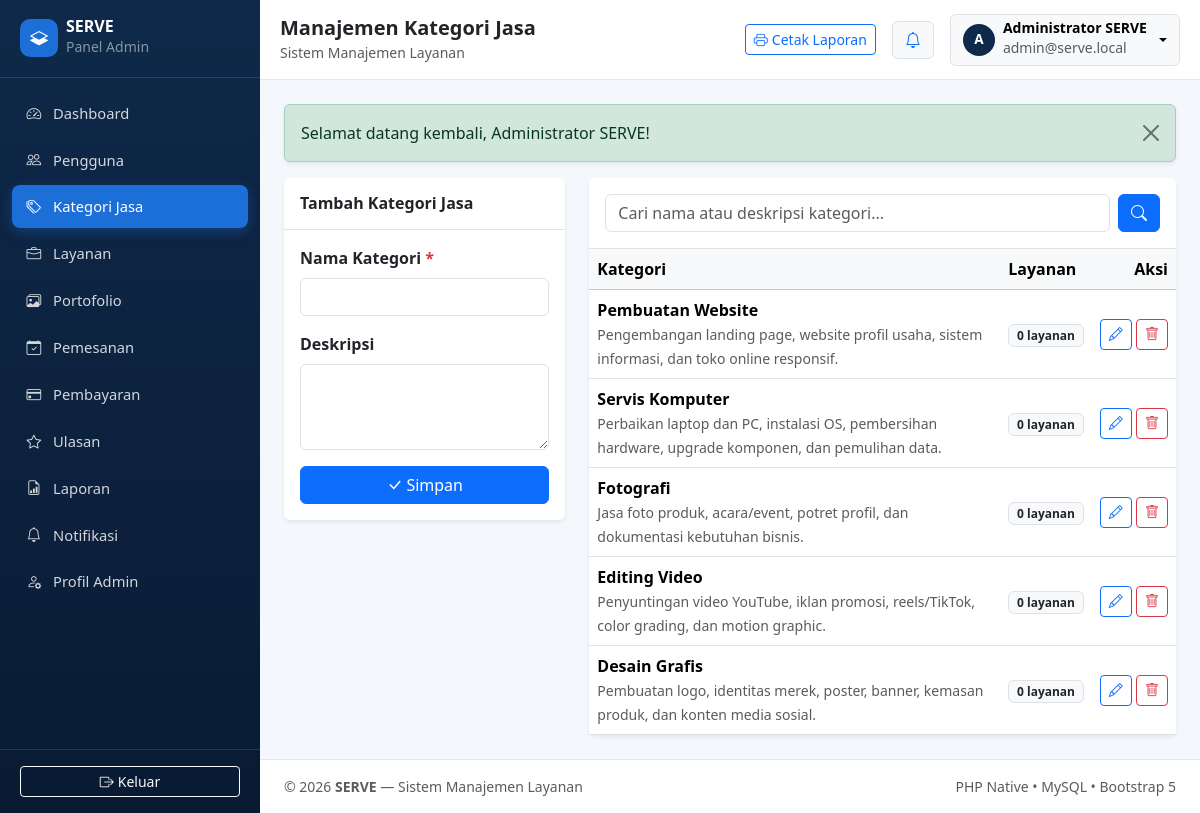
Screenshot of /admin/categories.php (signed in) with the database file from the repository.
### tables this page shows
CREATE TABLE IF NOT EXISTS `users` (
  `id` INT UNSIGNED NOT NULL AUTO_INCREMENT,
  `nama_lengkap` VARCHAR(120) NOT NULL,
  `email` VARCHAR(150) NOT NULL,
  `password` VARCHAR(255) NOT NULL,
  `role` ENUM('admin', 'penyedia', 'pelanggan') NOT NULL DEFAULT 'pelanggan',
  `no_telepon` VARCHAR(25) DEFAULT NULL,
  `alamat` TEXT DEFAULT NULL,
  `foto_profil` VARCHAR(255) DEFAULT NULL,
  `bio_penyedia` TEXT DEFAULT NULL,
  `pengalaman_tahun` SMALLINT UNSIGNED DEFAULT 0,
  `status_akun` ENUM('aktif', 'nonaktif') NOT NULL DEFAULT 'aktif',
  `created_at` DATETIME NOT NULL DEFAULT CURRENT_TIMESTAMP,
  `updated_at` DATETIME NOT NULL DEFAULT CURRENT_TIMESTAMP ON UPDATE CURRENT_TIMESTAMP,
  PRIMARY KEY (`id`),
  UNIQUE KEY `uk_users_email` (`email`),
  KEY `idx_users_role_status` (`role`, `status_akun`)
);

CREATE TABLE IF NOT EXISTS `kategori_jasa` (
  `id` INT UNSIGNED NOT NULL AUTO_INCREMENT,
  `nama_kategori` VARCHAR(100) NOT NULL,
  `slug` VARCHAR(120) NOT NULL,
  `deskripsi` TEXT DEFAULT NULL,
  `ikon` VARCHAR(100) DEFAULT 'bi-grid',
  `status_kategori` ENUM('aktif', 'nonaktif') NOT NULL DEFAULT 'aktif',
  `created_at` DATETIME NOT NULL DEFAULT CURRENT_TIMESTAMP,
  `updated_at` DATETIME NOT NULL DEFAULT CURRENT_TIMESTAMP ON UPDATE CURRENT_TIMESTAMP,
  PRIMARY KEY (`id`),
  UNIQUE KEY `uk_kategori_nama` (`nama_kategori`),
  UNIQUE KEY `uk_kategori_slug` (`slug`),
  KEY `idx_kategori_status` (`status_kategori`)
);

### includes/functions.php (called while the page is built, shortened)
<?php
require_once __DIR__ . '/flash.php';
function url(string $path = ''): string
{
    $cleanPath = ltrim($path, '/');
    return BASE_URL . '/' . $cleanPath;
}
function e(?string $value): string
{
    return htmlspecialchars($value ?? '', ENT_QUOTES, 'UTF-8');
}

### includes/auth_guard.php (called while the page is built, shortened)
<?php
require_once __DIR__ . '/functions.php';
function isLoggedIn(): bool
{
    return !empty($_SESSION['user']) && is_array($_SESSION['user']) && !empty($_SESSION['user']['id']);
}
function currentUser(): ?array
{
    return $_SESSION['user'];
}
function requireLogin(): void
{
    $userId = (int) $_SESSION['user']['id'];
    $pdo = getDBConnection();
    $stmt = $pdo->prepare(
        'SELECT id, nama_lengkap, email, role, foto_profil, status_akun FROM users WHERE id = :id LIMIT 1'
    );
    $stmt->execute(['id' => $userId]);
}
function requireRole(string|array $allowedRoles): void
{
    requireLogin();
}

### admin/categories.php (the view, shortened to what this page needs)
<?php
require_once __DIR__ . '/_layout.php';
$pdo = adminDb();
$editCat = null;
$q = trim((string) ($_GET['q'] ?? ''));
$sql = 'SELECT k.*, (SELECT COUNT(*) FROM layanan l WHERE l.kategori_id = k.id) AS jumlah_layanan
        FROM kategori_jasa k
        WHERE 1=1';
$params = [];
$sql .= ' ORDER BY k.id DESC';
$stmt = $pdo->prepare($sql);
$stmt->execute($params);
$categories = $stmt->fetchAll();
renderAdminHeader('Manajemen Kategori Jasa', 'categories');
?>
<div class="row g-4">
    <div class="col-12 col-lg-4">
        <div class="card border-0 shadow-sm">
            <div class="card-header bg-white border-bottom py-3">
                <h2 class="h6 fw-bold mb-0"><?= $editCat ? 'Edit Kategori #' . (int) $editCat['id'] : 'Tambah Kategori Jasa'; ?></h2>
            </div>
            <div class="card-body">
                <form method="post" action="<?= e(url('admin/categories.php')); ?>">
                    <div class="mb-3">
                        <label class="form-label fw-semibold">Nama Kategori <span class="text-danger">*</span></label>
                        <input type="text" name="nama_kategori" class="form-control" value="<?= e((string) ($editCat['nama_kategori'] ?? '')); ?>" required>
                    </div>
                    <div class="mb-3">
                        <label class="form-label fw-semibold">Deskripsi</label>
                        <textarea name="deskripsi" class="form-control" rows="3"><?= e((string) ($editCat['deskripsi'] ?? '')); ?></textarea>
                    </div>
                    <div class="d-flex gap-2">
                        <button type="submit" class="btn btn-primary flex-grow-1"><i class="bi bi-check-lg me-1"></i>Simpan</button>
                    </div>
                </form>
            </div>
        </div>
    </div>
    <div class="col-12 col-lg-8">
        <div class="card border-0 shadow-sm">
            <div class="card-header bg-white border-bottom py-3">
                <form method="get" action="<?= e(url('admin/categories.php')); ?>" class="d-flex gap-2">
                    <input type="text" name="q" class="form-control" placeholder="Cari nama atau deskripsi kategori..." value="<?= e($q); ?>">
                    <button type="submit" class="btn btn-primary"><i class="bi bi-search"></i></button>
                </form>
            </div>
            <div class="table-responsive">
                <table class="table table-hover align-middle mb-0">
                    <thead class="table-light">
                        <tr>
                            <th>Kategori</th>
                            <th>Layanan</th>
                            <th class="text-end">Aksi</th>
                        </tr>
                    </thead>
                    <tbody>
                        <?php if (empty($categories)): ?>
                            <tr><td colspan="3" class="text-center text-muted py-4">Belum ada kategori jasa.</td></tr>
                        <?php else: ?>
                            <?php foreach ($categories as $cat): ?>
                                <tr>
                                    <td>
                                        <div class="fw-semibold"><?= e((string) $cat['nama_kategori']); ?></div>
                                        <small class="text-muted"><?= e((string) ($cat['deskripsi'] ?: '-')); ?></small>
                                    </td>
                                    <td><span class="badge bg-light text-dark border"><?= (int) $cat['jumlah_layanan']; ?> layanan</span></td>
                                    <td class="text-end text-nowrap">
                                        <a href="<?= e(url('admin/categories.php?edit=' . (int) $cat['id'])); ?>" class="btn btn-sm btn-outline-primary"><i class="bi bi-pencil"></i></a>
                                        <form method="post" action="<?= e(url('admin/categories.php')); ?>" class="d-inline" data-confirm-action="Hapus kategori ini jika belum dipakai layanan?">
                                            <button type="submit" class="btn btn-sm btn-outline-danger"><i class="bi bi-trash"></i></button>
                                        </form>
                                    </td>
                                </tr>
                            <?php endforeach; ?>
                        <?php endif; ?>
                    </tbody>
                </table>
            </div>
        </div>
    </div>
</div>
<?php renderAdminFooter(); ?>

### admin/_layout.php (shortened to what this page needs)
<?php
require_once __DIR__ . '/../includes/auth_guard.php';
requireRole('admin');
function renderAdminHeader(string $pageTitle, string $activeNav, array $chartData = []): void
{
    $adminUser = currentUser();
    $adminName = (string) ($adminUser['nama_lengkap'] ?? 'Administrator');
    $adminEmail = (string) ($adminUser['email'] ?? '');
    $navItems = [
        ['key' => 'dashboard',     'label' => 'Dashboard',      'icon' => 'bi-speedometer2',           'href' => 'admin/dashboard.php'],
        ['key' => 'users',         'label' => 'Pengguna',       'icon' => 'bi-people',                 'href' => 'admin/users.php'],
        ['key' => 'categories',    'label' => 'Kategori Jasa',  'icon' => 'bi-tags',                   'href' => 'admin/categories.php'],
        ['key' => 'services',      'label' => 'Layanan',        'icon' => 'bi-briefcase',              'href' => 'admin/services.php'],
        ['key' => 'portfolios',    'label' => 'Portofolio',     'icon' => 'bi-images',                 'href' => 'admin/portfolios.php'],
        ['key' => 'orders',        'label' => 'Pemesanan',      'icon' => 'bi-calendar-check',         'href' => 'admin/orders.php'],
        ['key' => 'payments',      'label' => 'Pembayaran',     'icon' => 'bi-credit-card',            'href' => 'admin/payments.php'],
        ['key' => 'reviews',       'label' => 'Ulasan',         'icon' => 'bi-star',                   'href' => 'admin/reviews.php'],
        ['key' => 'reports',       'label' => 'Laporan',        'icon' => 'bi-file-earmark-bar-graph', 'href' => 'admin/reports.php'],
        ['key' => 'notifications', 'label' => 'Notifikasi',     'icon' => 'bi-bell',                   'href' => 'admin/notifications.php'],
        ['key' => 'profile',       'label' => 'Profil Admin',   'icon' => 'bi-person-gear',            'href' => 'admin/profile.php'],
    ];
    ?>
<!DOCTYPE html>
<html lang="id">
<head>
    <link href="https://cdn.jsdelivr.net/npm/bootstrap@5.3.3/dist/css/bootstrap.min.css" rel="stylesheet">
    <link href="https://cdn.jsdelivr.net/npm/bootstrap-icons@1.11.3/font/bootstrap-icons.min.css" rel="stylesheet">
    <link href="<?= e(url('assets/css/style.css')); ?>" rel="stylesheet">
</head>
<body class="serve-admin-body">
<div class="serve-admin-wrapper">
    <aside class="serve-sidebar" id="serveSidebar">
        <div class="serve-sidebar-brand">
            <a href="<?= e(url('admin/dashboard.php')); ?>" class="d-flex align-items-center gap-2 text-white text-decoration-none">
                <span class="serve-brand-badge"><i class="bi bi-layers-half"></i></span>
                <div>
                    <div class="fw-bold lh-1"><?= e(APP_NAME); ?></div>
                    <small class="text-white-50">Panel Admin</small>
                </div>
            </a>
        </div>
        <nav class="serve-sidebar-nav" aria-label="Menu Administrator">
            <?php foreach ($navItems as $item): ?>
                <?php $isActive = ($activeNav === $item['key']); ?>
                <a href="<?= e(url($item['href'])); ?>" class="serve-nav-link <?= $isActive ? 'active' : ''; ?>">
                    <i class="bi <?= e($item['icon']); ?>"></i>
                    <span><?= e($item['label']); ?></span>
                </a>
            <?php endforeach; ?>
        </nav>
        <div class="serve-sidebar-footer">
            <a href="<?= e(url('auth/logout.php')); ?>" class="btn btn-outline-light btn-sm w-100">
                <i class="bi bi-box-arrow-right me-1"></i>Keluar
            </a>
        </div>
    </aside>
    <div class="serve-main-panel">
        <header class="serve-topbar">
            <div class="d-flex align-items-center gap-2">
                <div>
                    <h1 class="h5 fw-bold mb-0 text-dark"><?= e($pageTitle); ?></h1>
                    <small class="text-muted d-none d-sm-inline"><?= e(defined('APP_TAGLINE') ? (string) APP_TAGLINE : 'Sistem Manajemen Layanan'); ?></small>
                </div>
            </div>
            <div class="d-flex align-items-center gap-3">
                <a href="<?= e(url('admin/reports.php')); ?>" class="btn btn-outline-primary btn-sm d-none d-sm-inline-flex align-items-center gap-1" title="Pusat Laporan & Cetak">
                    <i class="bi bi-printer"></i>
                    <span>Cetak Laporan</span>
                </a>
                <a href="<?= e(url('admin/notifications.php')); ?>" class="btn btn-light position-relative border" title="Notifikasi">
                    <i class="bi bi-bell text-primary"></i>
                </a>
                <div class="dropdown">
                    <button class="btn btn-light border dropdown-toggle d-flex align-items-center gap-2" type="button" data-bs-toggle="dropdown" aria-expanded="false">
                        <span class="serve-avatar-sm"><?= e(strtoupper(mb_substr($adminName, 0, 1))); ?></span>
                        <span class="text-start d-none d-md-inline">
                            <span class="d-block small fw-semibold lh-1"><?= e($adminName); ?></span>
                            <small class="text-muted"><?= e($adminEmail); ?></small>
                        </span>
                    </button>
                </div>
            </div>
        </header>
        <main class="serve-content container-fluid py-4 px-3 px-md-4">
            <?php renderFlashMessages(); ?>
    <?php
}
function renderAdminFooter(array $chartData = []): void
{
    ?>
        </main>
        <footer class="serve-admin-footer px-3 px-md-4 py-3">
            <div class="d-flex flex-wrap justify-content-between align-items-center gap-2 small text-muted">
                <span>&copy; <?= date('Y'); ?> <strong><?= e(APP_NAME); ?></strong> — Sistem Manajemen Layanan</span>
                <span>PHP Native &bull; MySQL &bull; Bootstrap 5</span>
            </div>
        </footer>
    </div>
</div>
</body>
</html>
    <?php
}

### includes/flash.php (shortened to what this page needs)
<?php
function consumeFlashes(): array
{
    $flashes = $_SESSION['serve_flash'];
    return $flashes;
}
function renderFlashMessages(): void
{
    $flashes = consumeFlashes();
    foreach ($flashes as $flash) {
        $type = htmlspecialchars($flash['type'], ENT_QUOTES, 'UTF-8');
        $message = htmlspecialchars($flash['message'], ENT_QUOTES, 'UTF-8');
        echo '<div class="alert alert-' . $type . ' alert-dismissible fade show shadow-sm" role="alert">';
        echo $message;
        echo '<button type="button" class="btn-close" data-bs-dismiss="alert" aria-label="Tutup"></button>';
        echo '</div>';
    }
}

### assets/css/style.css (style rules this page uses)
:root { --serve-navy: #0f294a; --serve-navy-dark: #091b33; --serve-primary: #1d6fd8; --serve-primary-hover: #1559b0; --serve-surface: #ffffff; --serve-bg: #f4f7fb; }
*, *::before, *::after { box-sizing: border-box; }
html, body { max-width: 100%; overflow-x: hidden; -webkit-text-size-adjust: 100%; }
body { min-height: 100vh; display: flex; flex-direction: column; background-color: var(--serve-bg); }
main { flex: 1 0 auto; min-width: 0; }
.card, .table, .alert, .list-group-item { overflow-wrap: anywhere; }
.serve-admin-body { background-color: var(--serve-bg); }
.serve-admin-wrapper { display: flex; min-height: 100vh; position: relative; max-width: 100%; }
.serve-sidebar { width: 260px; background: linear-gradient(180deg, var(--serve-navy) 0%, var(--serve-navy-dark) 100%); color: #ffffff; display: flex; flex-direction: column; flex-shrink: 0; z-index: 1045; transition: transform 0.25s ease; }
.serve-sidebar-brand { padding: 1.15rem 1.25rem; border-bottom: 1px solid rgba(255, 255, 255, 0.12); display: flex; align-items: center; justify-content: space-between; }
.serve-brand-badge { width: 38px; height: 38px; border-radius: 10px; background-color: var(--serve-primary); display: inline-flex; align-items: center; justify-content: center; font-size: 1.1rem; }
.serve-sidebar-nav { padding: 0.85rem 0.75rem; display: flex; flex-direction: column; gap: 0.25rem; flex: 1 1 auto; }
.serve-nav-link { display: flex; align-items: center; gap: 0.75rem; padding: 0.65rem 0.9rem; border-radius: 0.5rem; color: rgba(255, 255, 255, 0.82); text-decoration: none; font-size: 0.92rem; font-weight: 500; transition: background-color 0.2s ease, color 0.2s ease; }
.serve-nav-link.active { background-color: var(--serve-primary); color: #ffffff; box-shadow: 0 4px 12px rgba(29, 111, 216, 0.35); }
.serve-sidebar-footer { padding: 1rem 1.25rem; border-top: 1px solid rgba(255, 255, 255, 0.12); }
.serve-main-panel { flex: 1 1 auto; min-width: 0; display: flex; flex-direction: column; }
.serve-topbar { background-color: var(--serve-surface); border-bottom: 1px solid #e2e8f0; padding: 0.85rem 1.25rem; display: flex; align-items: center; justify-content: space-between; gap: 0.75rem; position: sticky; top: 0; z-index: 1020; }
.serve-avatar-sm { width: 32px; height: 32px; border-radius: 50%; background-color: var(--serve-navy); color: #ffffff; display: inline-flex; align-items: center; justify-content: center; font-weight: 700; font-size: 0.85rem; flex-shrink: 0; }
.serve-admin-footer { background-color: var(--serve-surface); border-top: 1px solid #e2e8f0; }

### rows the page displays
users: nama_lengkap "A", nama_lengkap "Administrator SERVE", email "admin@serve.local"
kategori_jasa: nama_kategori "Pembuatan Website", deskripsi "Pengembangan landing page, website profil usaha, sistem informasi, dan toko online responsif.", jumlah_layanan "0"
kategori_jasa: nama_kategori "Servis Komputer", deskripsi "Perbaikan laptop dan PC, instalasi OS, pembersihan hardware, upgrade komponen, dan pemulihan data.", jumlah_layanan "0"
kategori_jasa: nama_kategori "Fotografi", deskripsi "Jasa foto produk, acara/event, potret profil, dan dokumentasi kebutuhan bisnis.", jumlah_layanan "0"
kategori_jasa: nama_kategori "Editing Video", deskripsi "Penyuntingan video YouTube, iklan promosi, reels/TikTok, color grading, dan motion graphic.", jumlah_layanan "0"
kategori_jasa: nama_kategori "Desain Grafis", deskripsi "Pembuatan logo, identitas merek, poster, banner, kemasan produk, dan konten media sosial.", jumlah_layanan "0"

### other values shown
APP_NAME "SERVE"
$item['label'] "Dashboard"
$item['label'] "Pengguna"
$item['label'] "Kategori Jasa"
$item['label'] "Layanan"
$item['label'] "Portofolio"
$item['label'] "Pemesanan"
$item['label'] "Pembayaran"
$item['label'] "Ulasan"
$item['label'] "Laporan"
$item['label'] "Notifikasi"
$item['label'] "Profil Admin"
$pageTitle "Manajemen Kategori Jasa"
$message "Selamat datang kembali, Administrator SERVE!"
